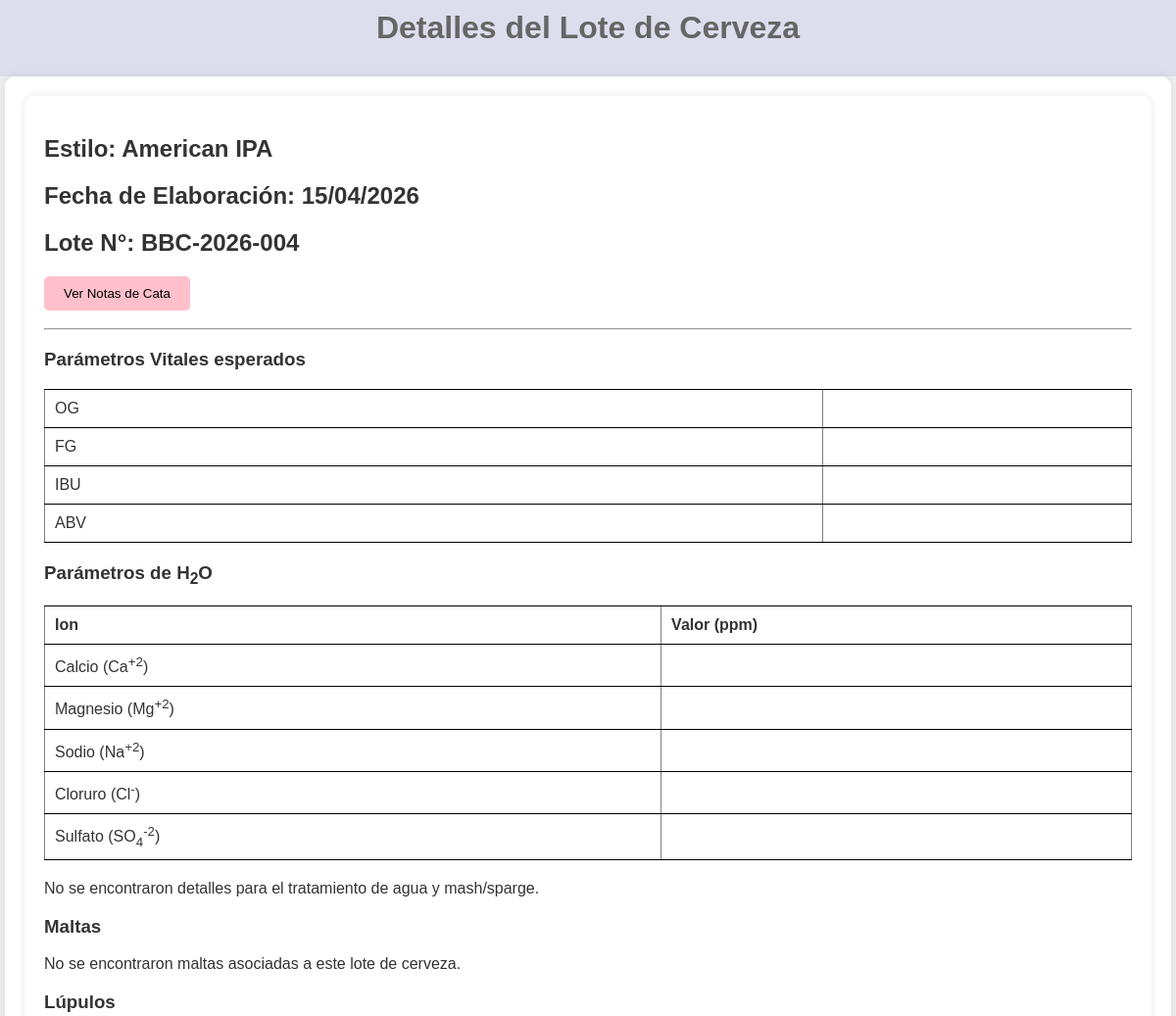
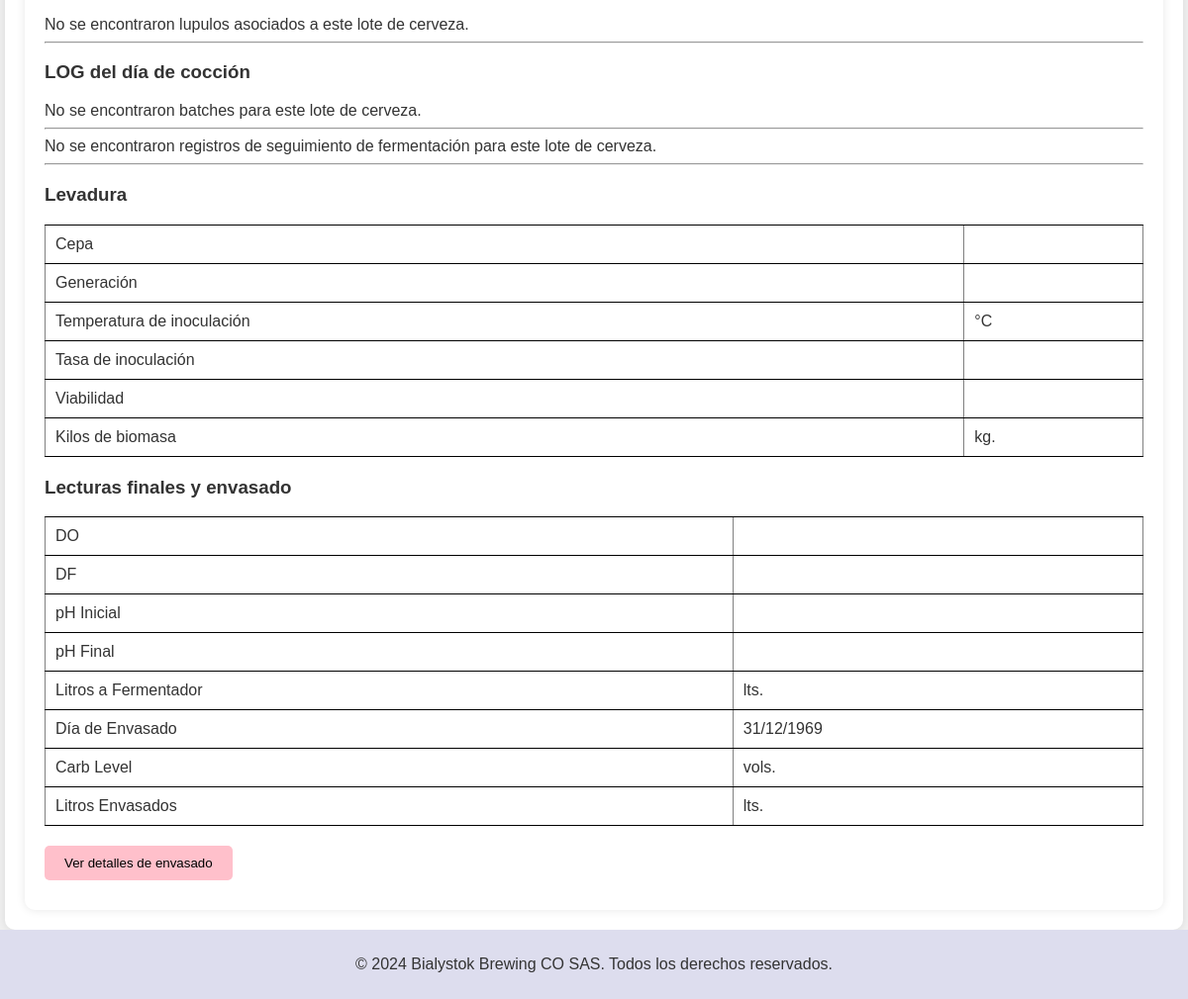
The app's page /detalleloteOKold.php?id_lote=4 with its own data (2 pictures, top to bottom).
### tables this page shows
CREATE TABLE IF NOT EXISTS `lotes_cerveza` (
  `id`                    INT UNSIGNED  NOT NULL AUTO_INCREMENT,
  `estilo_id`             INT UNSIGNED  DEFAULT NULL,
  `numero_lote`           VARCHAR(50)   NOT NULL,
  `fecha_elaboracion`     DATE          DEFAULT NULL,
  `og`                    DECIMAL(5,3)  DEFAULT NULL,
  `fg`                    DECIMAL(5,3)  DEFAULT NULL,
  `ibu`                   INT           DEFAULT NULL,
  `abv`                   DECIMAL(4,2)  DEFAULT NULL,
  `co2`                   DECIMAL(4,2)  DEFAULT NULL,
  `ph_mosto`              DECIMAL(3,1)  DEFAULT NULL,
  `ph_fin_fermentacion`   DECIMAL(3,1)  DEFAULT NULL,
  `ca_mas_2`              DECIMAL(6,2)  DEFAULT NULL,
  `mg_mas_2`              DECIMAL(6,2)  DEFAULT NULL,
  `na_mas_2`              DECIMAL(6,2)  DEFAULT NULL,
  `cl_menos`              DECIMAL(6,2)  DEFAULT NULL,
  `so04_menos_2`          DECIMAL(6,2)  DEFAULT NULL,
  `carb_level`            DECIMAL(4,2)  DEFAULT NULL,
  `litros_a_fermentador`  DECIMAL(8,2)  DEFAULT NULL,
  `litros_envasados`      DECIMAL(8,2)  DEFAULT NULL,
  `dia_envasado`          DATE          DEFAULT NULL,
  `DO`                    DECIMAL(5,3)  DEFAULT NULL,
  `DF`                    DECIMAL(5,3)  DEFAULT NULL,
  `fermentador_id`        INT UNSIGNED  DEFAULT NULL,
  `reporteRED`            INT UNSIGNED  DEFAULT NULL,
  `reporteOSMO`           INT UNSIGNED  DEFAULT NULL,
  `comentarios`           TEXT,
  `cata_habilitada`       TINYINT(1)    NOT NULL DEFAULT 0,
  PRIMARY KEY (`id`),
  UNIQUE KEY `uq_numero_lote` (`numero_lote`),
  FOREIGN KEY (`estilo_id`)    REFERENCES `estilos_cerveza`(`id`),
  FOREIGN KEY (`fermentador_id`) REFERENCES `fermentadores`(`id`)
);

CREATE TABLE IF NOT EXISTS `estilos_cerveza` (
  `id`            INT UNSIGNED NOT NULL AUTO_INCREMENT,
  `nombre`        VARCHAR(150) NOT NULL,
  `descripcion`   TEXT,
  `duracion_dias` INT          NOT NULL DEFAULT 21,
  `color`         VARCHAR(7)   DEFAULT NULL,
  PRIMARY KEY (`id`),
  UNIQUE KEY `uq_estilo_nombre` (`nombre`)
);

### detalleloteOKold.php (the view, shortened to what this page needs)
<!DOCTYPE html>
<html lang="es">
<head>
    <link rel="stylesheet" href="css/styles.css">
</head>
<body>
    <header>
        <h1>Detalles del Lote de Cerveza</h1>
    </header>
    <main>
        <div class="container">
		<?php
		$servername = "localhost";
		$username = "rocko";
		$password = "Pepito11!";
		$dbname = "fabrica_cerveza";
		$conn = new mysqli($servername, $username, $password, $dbname);
		$lote_id = $_GET['id_lote'];
		$sql = "SELECT lc.*,
				GROUP_CONCAT(DISTINCT vm.nombre SEPARATOR ', ') AS maltas_nombres,
				GROUP_CONCAT(DISTINCT vm.marca SEPARATOR ', ') AS maltas_marcas,
				GROUP_CONCAT(DISTINCT vl.nombre SEPARATOR ', ') AS lupulos_nombres,
				GROUP_CONCAT(DISTINCT vl.marca SEPARATOR ', ') AS lupulos_marcas
				FROM lotes_cerveza lc
				LEFT JOIN lotes_maltas lm ON lc.id = lm.lote_id
				LEFT JOIN variedades_malta vm ON lm.malta_id = vm.id
				LEFT JOIN lotes_lupulos ll ON lc.id = ll.lote_id
				LEFT JOIN variedades_lupulo vl ON ll.lupulo_id = vl.id
				WHERE lc.id = $lote_id
				GROUP BY lc.id";
		$result = $conn->query($sql);
		$sql = "SELECT * FROM lotes_cerveza WHERE id = $lote_id";
		$lotecerveza = $conn->query($sql);
		if ($result->num_rows > 0) {
			$row = $result->fetch_assoc();
			$fecha_elaboracion = date('d/m/Y', strtotime($row['fecha_elaboracion']));
			echo "<div class='container'>";
			echo "<h2>Estilo: " . obtenerNombreEstilo($row['estilo_id'], $conn) . "</h2>";
			echo "<h2>Fecha de Elaboración: " . $fecha_elaboracion . "</h2>";
			echo "<h2>Lote N°: " . $row['numero_lote'] . "</h2>";
			echo "<button class='notacata-button' id='btnMostrarNotasCata'>Ver Notas de Cata</button>";
			echo "<hr>";
			echo "<h3>Parámetros Vitales esperados</h3>";
			echo "<table border='1'>";
			echo "<tr><td>OG</td><td>" . $row['og'] . "</td></tr>";
			echo "<tr><td>FG</td><td>" . $row['fg'] . "</td></tr>";
			echo "<tr><td>IBU</td><td>" . $row['ibu'] . "</td></tr>";
			echo "<tr><td>ABV</td><td>" . $row['abv'] . "</td></tr>";
			echo "</table>";
			echo "<h3>Parámetros de H<sub>2</sub>O</h3>";
			echo "<table border='1'>";
			echo "<tr><th>Ion</th><th>Valor (ppm)</th></tr>";
			echo "<tr><td>Calcio (Ca<sup>+2</sup>)</td><td>" . $row['ca_mas_2'] . "</td></tr>";
			echo "<tr><td>Magnesio (Mg<sup>+2</sup>)</td><td>" . $row['mg_mas_2'] . "</td></tr>";
			echo "<tr><td>Sodio (Na<sup>+2</sup>)</td><td>" . $row['na_mas_2'] . "</td></tr>";
			echo "<tr><td>Cloruro (Cl<sup>-</sup>)</td><td>" . $row['cl_menos'] . "</td></tr>";
			echo "<tr><td>Sulfato (SO<sub>4</sub><sup>-2</sup>)</td><td>" . $row['so04_menos_2'] . "</td></tr>";
			echo "</table>";
			}
			$sql_tratamiento_agua = "SELECT * FROM tratamiento_agua_mash_sparge WHERE lote_id = $lote_id";
			$result_tratamiento_agua = $conn->query($sql_tratamiento_agua);
			if ($result_tratamiento_agua->num_rows > 0) {
				echo "<h3>Tratamiento H<sub>2</sub>O MASH</h3>";
				echo "<table border='1'>";
				echo "<tr><th>Total</th><th>RO</th><th>Temperatura</th><th>pH</th><th>Fosfórico Mash</th><th>CaSO<sub>4</sub></th><th>CaCl<sub>2</sub></th><th>MgCl<sub>2</sub></th><th>Otro</th><th>Fosfórico H<sub>2</sub>O</th></tr>";
				while ($row_tratamiento_agua = $result_tratamiento_agua->fetch_assoc()) {
					echo "<tr>";
					echo "<td>" . $row_tratamiento_agua['total_agua_mash'] . "lts.</td>";
					echo "<td>" . $row_tratamiento_agua['porcentaje_ro_mash'] . "%</td>";
					echo "<td>" . $row_tratamiento_agua['temperatura_mash'] . "°C</td>";
					echo "<td>" . $row_tratamiento_agua['ph_mash'] . "</td>";
					echo "<td>" . $row_tratamiento_agua['fosforico_mash'] . "</td>";
					echo "<td>" . $row_tratamiento_agua['caso4_mash'] . "</td>";
					echo "<td>" . $row_tratamiento_agua['cacl2_mash'] . "</td>";
					echo "<td>" . $row_tratamiento_agua['mgcl_mash'] . "</td>";
					echo "<td>" . $row_tratamiento_agua['otro_mash'] . "</td>";
					echo "<td>" . $row_tratamiento_agua['fosforico_h2o_mash'] . "</td>";
					echo "</tr>";
				}
				echo "</table>";
				$result_tratamiento_agua = $conn->query($sql_tratamiento_agua);
				echo "<h3>Tratamiento H<sub>2</sub>O SPARGE</h3>";
				echo "<table border='1'>";
				echo "<tr><th>Total</th><th>RO</th><th>Temperatura</th><th>pH</th><th>Fosfórico</th><th>CaSO<sub>4</sub></th><th>CaCl<sub>2</sub></th><th>MgCl</th><th>Otro</th></tr>";
				while ($row_tratamiento_agua = $result_tratamiento_agua->fetch_assoc()) {
					echo "<td>" . $row_tratamiento_agua['total_agua_sparge'] . "lts.</td>";
					echo "<td>" . $row_tratamiento_agua['porcentaje_ro_sparge'] . "%</td>";
					echo "<td>" . $row_tratamiento_agua['temperatura_sparge'] . "°C</td>";
					echo "<td>" . $row_tratamiento_agua['ph_sparge'] . "</td>";
					echo "<td>" . $row_tratamiento_agua['fosforico_sparge'] . "</td>";
					echo "<td>" . $row_tratamiento_agua['caso4_sparge'] . "</td>";
					echo "<td>" . $row_tratamiento_agua['cacl2_sparge'] . "</td>";
					echo "<td>" . $row_tratamiento_agua['mgcl_sparge'] . "</td>";
					echo "<td>" . $row_tratamiento_agua['otro_sparge'] . "</td>";
						}
				echo "</table>";
			} else {
				echo "No se encontraron detalles para el tratamiento de agua y mash/sparge.";
				}
			$lote_id = $_GET['id_lote'];
$sqlM = "SELECT lm.*, vm.nombre AS nombre_malta, vm.marca AS marca_malta
        FROM lotes_maltas lm
        INNER JOIN variedades_malta vm ON lm.malta_id = vm.id
        WHERE lm.lote_id = $lote_id";
		$resultMalta = $conn->query($sqlM);
		echo "<h3>Maltas</h3>";
		if ($resultMalta->num_rows > 0) {
			echo "<table border=1>";
			echo "<thead>";
			echo "<tr>";
			echo "<th>Variedad</th>";
			echo "<th>Marca</th>";
			echo "<th>Nro. lote</th>";
			echo "<th>Cantidad</th>";
			echo "<th>Tiempo</th>";
			echo "</tr>";
			echo "</thead>";
			echo "<tbody>";
			while ($row = $resultMalta->fetch_assoc()) {
				echo "<tr>";
				echo "<td>" . $row['nombre_malta'] . "</td>";
				echo "<td>" . $row['marca_malta'] . "</td>";
				echo "<td>" . $row['lote_malta'] . "</td>";
				echo "<td>" . $row['cantidad'] . "</td>";
				echo "<td>" . $row['tiempo'] . "</td>";
				echo "</tr>";
			}
			echo "</tbody>";
			echo "</table>";
		} else {
			echo "No se encontraron maltas asociadas a este lote de cerveza.";
		}
			echo "<h3>Lúpulos</h3>";
			$sqlHops = "SELECT ll.*, v.nombre AS nombre_lupulo, v.marca
						FROM lotes_lupulos ll
						INNER JOIN variedades_lupulo v ON ll.lupulo_id = v.id
						WHERE ll.lote_id = $lote_id";
		$resHops = $conn->query($sqlHops);
		if ($resHops->num_rows > 0) {
			echo "<table border = 1>";
			echo "<tr><th>Variedad</th><th>Marca</th><th>Nro. lote</th><th>Cantidad (g)</th><th>IBU</th><th>Tiempo / Técnica </th></tr>";
			while ($row = $resHops->fetch_assoc()) {
				echo "<tr>";
				echo "<td>" . $row['nombre_lupulo'] . "</td>";
				echo "<td>" . $row['marca'] . "</td>";
				echo "<td>" . $row['lote_lupulo'] . "</td>";
				echo "<td>" . $row['cantidad'] . "</td>";
				echo "<td>" . $row['ibu'] . "</td>";
				echo "<td>" . $row['tiempo'] . "</td>";
				echo "</tr>";
			}
			echo "</table>";
		} else {
			echo "No se encontraron lupulos asociados a este lote de cerveza.";
		}
		function obtenerNombreEstilo($estilo_id, $conn) {
			$sql = "SELECT nombre FROM estilos_cerveza WHERE id = $estilo_id";
			$result = $conn->query($sql);
			if ($result->num_rows > 0) {
				$row = $result->fetch_assoc();
				return $row['nombre'];
			} else {
				return "Desconocido";
			}
		}
		echo "<hr>";
		$sql2 = "SELECT * FROM batches WHERE lote_id = $lote_id";
		$res = $conn->query($sql2);
		echo"<h3>LOG del día de cocción</h3>";
		if ($res->num_rows > 0) {
			$count = 1;
			echo "<div class='tabla-container'>";
			echo "<table>";
			echo "<thead>";
			echo "<tr>";
			echo "<th>#</th>";
			echo "<th>Temp Mash</th>";
			echo "<th>PH Mash</th>";
			echo "<th>Dens Primer Mosto</th>";
			echo "<th>Dens Last Run</th>";
			echo "<th>PH Last Run</th>";
			echo "<th>Temp Sparge</th>";
			echo "<th>PH Sparge</th>";
			echo "<th>Vol Inicial Boil</th>";
			echo "<th>Dens Pre Boil</th>";
			echo "<th>PH Inicio Boil</th>";
			echo "<th>Vol Final Boil</th>";
			echo "<th>Dens Post Boil</th>";
			echo "<th>PH Fin</th>";
			while ($row = $res->fetch_assoc()) {
				echo "<tr>";
				echo "<td>{$count}</td>";
				echo "<td>{$row['temp_mash']}</td>";
				echo "<td>{$row['ph_mash']}</td>";
				echo "<td>{$row['dens_primer_mosto']}</td>";
				echo "<td>{$row['dens_last_run']}</td>";
				echo "<td>{$row['ph_last_run']}</td>";
				echo "<td>{$row['temp_sparge']}</td>";
				echo "<td>{$row['ph_sparge']}</td>";
				echo "<td>{$row['vol_inicial_boil']}</td>";
				echo "<td>{$row['dens_pre_boil']}</td>";
				echo "<td>{$row['ph_inicio_boil']}</td>";
				echo "<td>{$row['vol_final_boil']}</td>";
				echo "<td>{$row['dens_post_boil']}</td>";
				echo "<td>{$row['ph_fin']}</td>";
				echo "</tr>";
				$count++;
			}
			echo "</table>";
			echo "</div>";
		} else {
                echo "<tr><td colspan='13'>No se encontraron batches para este lote de cerveza.</td></tr>";
            }
		echo "<hr>";
		$sql = "SELECT * FROM seguimiento_fermentacion WHERE lote_id = $lote_id ORDER BY fecha, hora";
		$result = $conn->query($sql);
		if ($result->num_rows > 0) {
			$dia = 1;
			echo "<h3>Seguimiento de Fermentación</h3>";
			echo "<table border='1'>";
			echo "<tr><th>#</th><th>Fecha</th><th>Hora</th><th>Densidad</th><th>PH</th><th>Temperatura</th><th>Purga</th><th>Comentarios</th></tr>";
			while ($row = $result->fetch_assoc()) {
				$fechalog = date('d/m', strtotime($row['fecha']));
				echo "<tr>";
				echo "<td>{$dia}</td>";
				echo "<td>{$fechalog}</td>";
				echo "<td>{$row['hora']}</td>";
				echo "<td>{$row['densidad']}</td>";
				echo "<td>{$row['ph']}</td>";
				echo "<td>{$row['temperatura']} °C</td>";
				echo "<td>{$row['purga']}</td>";
				echo "<td>{$row['comentarios']}</td>";
				echo "</tr>";
				$dia++;
			}
			echo "</table>";
		} else {
			echo "No se encontraron registros de seguimiento de fermentación para este lote de cerveza.";
		}
		echo "<hr>";
		if ($lotecerveza->num_rows > 0) {
			$row = $lotecerveza->fetch_assoc();
			$dia_envasado = date('d/m/Y', strtotime($row['dia_envasado']));
			echo "<h3>Levadura</h3>";
			echo "<table border='1'>";
			echo "<tr><td>Cepa</td><td>" . $row['cepa_levadura'] . "</td></tr>";
			echo "<tr><td>Generación</td><td>" . $row['generacion_levadura'] . "</td></tr>";
			echo "<tr><td>Temperatura de inoculación</td><td>" . $row['temp_inoculacion'] . " °C</td></tr>";
			echo "<tr><td>Tasa de inoculación</td><td>" . $row['tasa_inoculacion'] . "</td></tr>";
			echo "<tr><td>Viabilidad</td><td>" . $row['viabilidad'] . "</td></tr>";
			echo "<tr><td>Kilos de biomasa</td><td>" . $row['kilos_biomasa'] . " kg.</td></tr>";
			echo "</table>";
			echo "<h3>Lecturas finales y envasado</h3>";
			echo "<table border='1'>";
			echo "<tr><td>DO</td><td>" . $row['DO'] . "</td></tr>";
			echo "<tr><td>DF</td><td>" . $row['DF'] . "</td></tr>";
			echo "<tr><td>pH Inicial</td><td>" . $row['ph_mosto'] . "</td></tr>";
			echo "<tr><td>pH Final</td><td>" . $row['ph_fin_fermentacion'] . "</td></tr>";
			echo "<tr><td>Litros a Fermentador</td><td>" . $row['litros_a_fermentador'] . " lts.</td></tr>";
			echo "<tr><td>Día de Envasado</td><td>" . $dia_envasado . "</td></tr>";
			echo "<tr><td>Carb Level</td><td>" . $row['carb_level'] . " vols.</td></tr>";
			echo "<tr><td>Litros Envasados</td><td>" . $row['litros_envasados'] . " lts.</td></tr>";
			echo "</table>";
		} else {
			echo "No se encontraron detalles para este lote de cerveza.";
			}
		echo "<button class='notacata-button' id='btnPopupEnvasado'>Ver detalles de envasado</button>";
		?>
    </div>
    </main>
    <footer>
        <p>&copy; 2024 Bialystok Brewing CO SAS. Todos los derechos reservados.</p>
    </footer>
</body>
</html>

### css/styles.css (style rules this page uses)
body { font-family: Arial, sans-serif; margin: 0; padding: 0; background-color: #f0f0f0; color: #333; }
.container { max-width: 1150px; margin: 0 auto; padding: 20px; background-color: #fff; border-radius: 10px; box-shadow: 0 0 10px rgba(0, 0, 0, 0.1); }
header, footer { text-align: center; background-color: #dde; padding: 10px 0; }
h1 { margin-top: 0; color: #666; text-align: center; }
table { width: 100%; border-collapse: collapse; margin-bottom: 20px; }
table th, table td { padding: 10px; text-align: left; border-bottom: 1px solid black; }
table tr:first-child { border-top: 1px solid black; }
.notacata-button, .submit, .batch-button { background-color: #FFC0CB; color: #000; border: none; padding: 10px 20px; margin-right: 10px; margin-bottom: 10px; border-radius: 5px; cursor: pointer; }

### records on screen
lotes_cerveza: estilo.nombre "American IPA", fecha_elaboracion "15/04/2026", numero_lote "BBC-2026-004", dia_envasado "31/12/1969"
